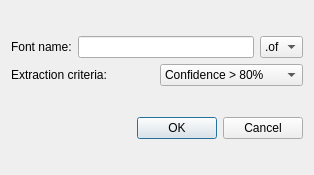
<?xml version="1.0" encoding="UTF-8"?>
<ui version="4.0">
 <class>FontExtractionDialog</class>
 <widget class="QDialog" name="FontExtractionDialog">
  <property name="geometry">
   <rect>
    <x>0</x>
    <y>0</y>
    <width>314</width>
    <height>175</height>
   </rect>
  </property>
  <property name="windowTitle">
   <string>Font Extraction</string>
  </property>
  <layout class="QGridLayout" name="gridLayout">
   <item row="0" column="0">
    <layout class="QVBoxLayout" name="verticalLayout">
     <item>
      <layout class="QHBoxLayout" name="horizontalLayout">
       <item>
        <widget class="QLabel" name="label">
         <property name="text">
          <string>Font name:</string>
         </property>
        </widget>
       </item>
       <item>
        <widget class="QLineEdit" name="fontName"/>
       </item>
       <item>
        <widget class="QComboBox" name="extensionBox">
         <item>
          <property name="text">
           <string>.of</string>
          </property>
         </item>
        </widget>
       </item>
      </layout>
     </item>
     <item>
      <layout class="QHBoxLayout" name="horizontalLayout_2">
       <item>
        <widget class="QLabel" name="label_2">
         <property name="text">
          <string>Extraction criteria:</string>
         </property>
        </widget>
       </item>
       <item>
        <widget class="QComboBox" name="criteriaBox">
         <item>
          <property name="text">
           <string>Confidence &gt; 80%</string>
          </property>
         </item>
         <item>
          <property name="text">
           <string>Manually validated</string>
          </property>
         </item>
        </widget>
       </item>
      </layout>
     </item>
    </layout>
   </item>
   <item row="1" column="0">
    <widget class="QDialogButtonBox" name="buttonBox">
     <property name="orientation">
      <enum>Qt::Horizontal</enum>
     </property>
     <property name="standardButtons">
      <set>QDialogButtonBox::Cancel|QDialogButtonBox::Ok</set>
     </property>
    </widget>
   </item>
  </layout>
 </widget>
 <resources/>
 <connections>
  <connection>
   <sender>buttonBox</sender>
   <signal>accepted()</signal>
   <receiver>FontExtractionDialog</receiver>
   <slot>accept()</slot>
   <hints>
    <hint type="sourcelabel">
     <x>248</x>
     <y>254</y>
    </hint>
    <hint type="destinationlabel">
     <x>157</x>
     <y>274</y>
    </hint>
   </hints>
  </connection>
  <connection>
   <sender>buttonBox</sender>
   <signal>rejected()</signal>
   <receiver>FontExtractionDialog</receiver>
   <slot>reject()</slot>
   <hints>
    <hint type="sourcelabel">
     <x>316</x>
     <y>260</y>
    </hint>
    <hint type="destinationlabel">
     <x>286</x>
     <y>274</y>
    </hint>
   </hints>
  </connection>
 </connections>
</ui>
